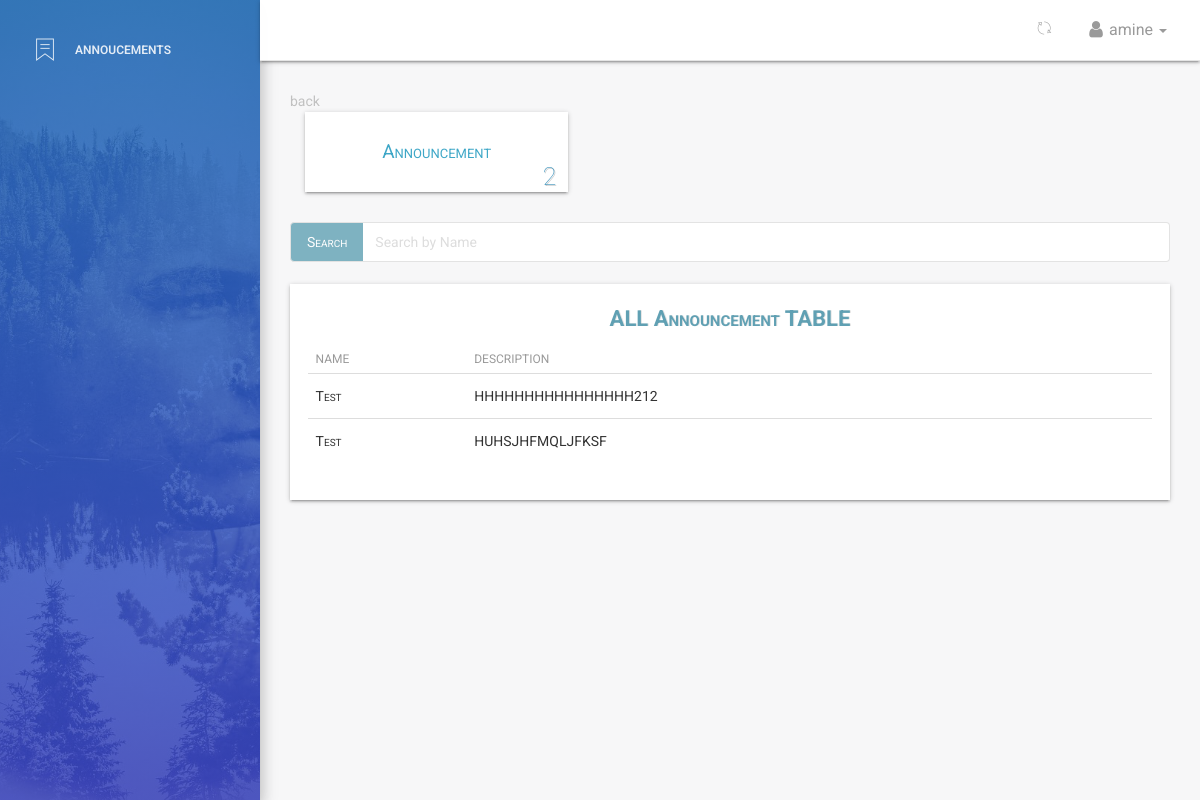
/dashboard/announcements/all/ (signed in), run on the app's committed database.
### employee/models.py (models this page shows, shortened)
class Announcement(models.Model):
    name = models.CharField(max_length=125)
    bio = models.CharField(max_length=255, default='', null=True, blank=True)
    created = models.DateTimeField(
        verbose_name=_('Created'), auto_now_add=True)
    updated = models.DateTimeField(verbose_name=_('Updated'), auto_now=True)
    class Meta:
        verbose_name = _('Announcement')
        verbose_name_plural = _('Announcements')
        ordering = ['name', 'created']

### dashboard/views.py (the view)
# urls.py: path('announcements/all/', views.dashboard_announcements, name='announcements'),
def dashboard_announcements(request):
    if not (request.user.is_authenticated):
        return redirect('/')
    dataset = dict()
    dataset['title'] = 'announcements'
    dataset['announcements'] = Announcement.objects.all()
    return render(request, 'dashboard/announcements.html', dataset)

### templates/dashboard/announcements.html (shortened to what this page needs)
{% extends '_layout.html' %}
 {% block navheader %}
 	{% include 'includes/navheader_employee_app.html' %}
 {% endblock %}
 {% block content %}
        <section class="content">
            <section class="container-fluid">
            	<section class="row">
	            		<section class="col col-lg-12">
	            			<a href="{{request.META.HTTP_REFERER|escape}}" style="color:#c1c1c1;">back</a>
	            		</section>
            	</section>
            	   <section class="row">
                        <section class="col col-sm-8 offset-sm-2">
                        </section>
                    </section>
						<section class="row margin-bottom">
							<div class="container-fluid">
							<section class="col-lg-4 col-md-4 col-sm-12">
								<div class="leave-box sec-box">
									<a href="{% url 'dashboard:announcements' %}">
									<span>Announcement</span>
									</a>
									<span class="count-object deprt">{{ announcements.count }}</span>
								</div>
							</section>
							</div>
						</section>
					<div class="row" style="margin-bottom: 2.2rem;margin-top: 3rem;">
					 <div class="">
					  <div class="col-lg-12">
					  	<form action="" method="GET">
						    <div class="input-group">
						      <span class="input-group-btn">
						        <button class="btn btn-default" id = "stylebutton" type="button">Search</button>
						      </span>
						      <input type="search" value="{{request.GET.search}}" name="search" class="form-control" placeholder="Search by Name">
						    </div>
					    </form>
					  </div>
					  </div>
					</div>
                	<div class="table-responsive table-shadow">
                		<div class="text-center table-description">
                			<h4 class="title-h3" style="color: #60a0b3 !important;
    						text-shadow: 1px 0px rgba(0,0,0,0.11)">ALL Announcement TABLE</h4>
                		</div>
                		<table class="table">
							  <thead>
							    <tr>
							      <th scope="col">Name</th>
								  <th scope="col">Description</th>
							    </tr>
							  </thead>
							  <tbody>
							  	{% for announcement in announcements %}
							    <tr>
							      <td>{{ announcement.name }}</td>
							      <td>{{ announcement.bio }}</td>
							      <td>
							{% endfor %}
							  </tbody>
						</table>
					</div>
            </section>
        </section>
 {% endblock %}

### templates/includes/navheader_employee_app.html (shortened to what this page needs)
 {% load static %}
 <nav class="navbar navbar-default navbar-fixed shadow">
            <div class="container-fluid">
                <div class="collapse navbar-collapse">
                    <ul class="nav navbar-nav navbar-left">
                        <li>
                            <a href="" class="dropdown-toggle" data-toggle="dropdown">
                            </a>
                        </li>
                    </ul>
                    <ul class="nav navbar-nav navbar-right">
                        <li class="dropdown">
                              <a href="" class="dropdown-toggle refresh-page" data-toggle="dropdown" title="refresh current page">
                                    <i class="pe-7s-refresh-2"></i>
                              </a>
                        </li>
                        <li class="dropdown">
                              <a href="" class="dropdown-toggle" data-toggle="dropdown">
                                    <p>
                                        <i class="fa fa-user"></i> {{ request.user}}
                                        <b class="caret"></b>
                                    </p>
                              </a>
                        </li>
                    </ul>
                </div>
            </div>
        </nav>

### data on the page
Announcement: name "Test", bio "HHHHHHHHHHHHHHHH212"
Announcement: name "Test", bio "HUHSJHFMQLJFKSF"

### other printed values
{{ request.user }} "amine"
{{ announcements.count }} "2"
